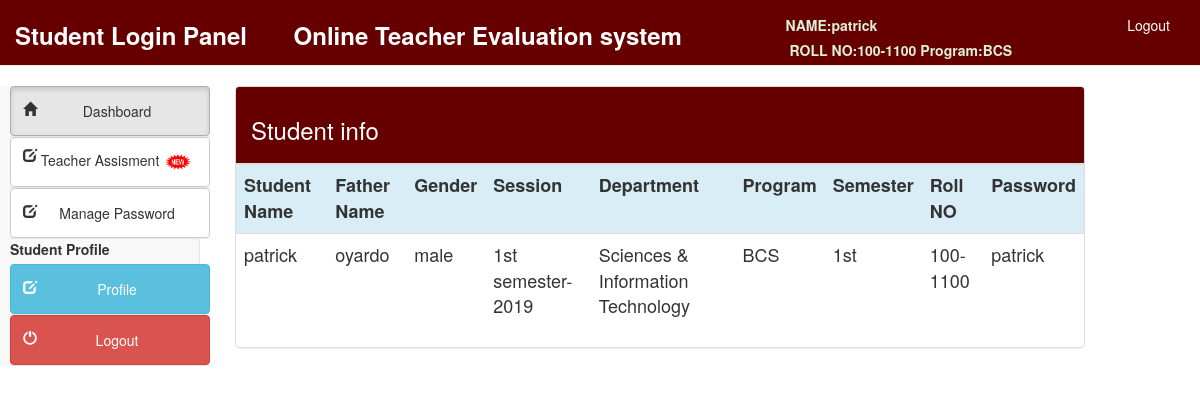
Page /studentlogin/StudentInfo.php (signed in) on the committed database.
### tables this page shows
CREATE TABLE `student` (
  `StudentID` int(15) NOT NULL,
  `StudentName` varchar(50) NOT NULL,
  `FatherName` varchar(50) NOT NULL,
  `Gender` varchar(10) NOT NULL,
  `SessionID` int(11) NOT NULL,
  `ProgramID` int(15) NOT NULL,
  `DepartmentID` int(15) NOT NULL,
  `SemesterID` int(15) NOT NULL,
  `RollNO` varchar(20) NOT NULL,
  `Password` varchar(20) NOT NULL
);

CREATE TABLE `program` (
  `ProgramID` int(15) NOT NULL,
  `ProgramName` varchar(50) NOT NULL,
  `DepartmentID` int(15) NOT NULL,
  `Semesters` int(10) NOT NULL
);

CREATE TABLE `session` (
  `SessionID` int(11) NOT NULL,
  `SessionName` varchar(50) NOT NULL
);

CREATE TABLE `department` (
  `DepartmentID` int(15) NOT NULL,
  `DepartmentName` varchar(150) NOT NULL
);

CREATE TABLE `semester` (
  `semester_id` int(11) NOT NULL,
  `semester` varchar(50) NOT NULL
);

### studentlogin/StudentInfo.php (the view, shortened to what this page needs)
<?php
include("connection.php");
$user_id=$_SESSION['user_id'];
?>
<!DOCTYPE html>
<html lang="en">
<head>
<link href="style/css/bootstrap.min.css" rel="stylesheet">
<link href="style/css/k.css" rel="stylesheet">
</head>
<body>
 		<div class="row">
  	    <?php include("include/header.php");?>
        <div class="container-fluid">
   		<?php include ("include/side_bar.php");?>
                <div class="col-md-9 content">
                    <div class="panel panel-default" style="margin-left:20px">
                <div class="panel-heading" style="background-color:#660000">
                <h3 style="color:white">Student info</h3>
                        </div>
    <div class='table-responsive'>
            <div style="overflow-x:scroll;">
    <table class="table table-striped " style="font-size:18px;margin-left:px">
            <tr class="info">
                <th>Student Name</th>
                <th>Father Name</th>
                <th>Gender</th>
                <th>Session </th>
                <th>Department </th>
                <th>Program</th>
                <th>Semester</th>
                <th>Roll NO</th>
                <th>Password</th>
                </tr>
     <?php
$result=mysqli_query($connection,"select StudentID,StudentName,FatherName,Gender,SessionName,DepartmentName,ProgramName,semester,RollNO,Password from student
inner join session on session.SessionID = student.SessionID
inner join department on student.DepartmentID = department.DepartmentID
inner join program on student.ProgramID = program.ProgramID
inner join semester on student.SemesterID = semester.semester_id where StudentID='$user_id'")or die ("query 2 incorrect.......");
while(list($StudentID,$StudentName,$FatherName,$Gender,$SessionName,$DepartmentName,$ProgramName,$SemesterName,$RollNO,$Password)=mysqli_fetch_array($result))
{
echo "<tr><td>$StudentName</td><td>$FatherName</td><td>$Gender</td><td>$SessionName</td><td>$DepartmentName</td><td>$ProgramName</td><td>$SemesterName</td><td>$RollNO</td><td>$Password</td>";
}
?>
                    </table>
                </div>
            </div>
            </div>
            </div>
        </div>
    </body>
</html>

### studentlogin/include/header.php (shortened to what this page needs)
<div class="container-fluid">
<nav class="navbar navbar-default navbar-static-top">
	<div class="navbar-header" style="background-color:#660000">
			<a class="navbar-brand" href="#" style="font-size:24px; margin-top:10px">
                <b style="color:white">Student Login Panel &nbsp;&nbsp;&nbsp;&nbsp;&nbsp; Online Teacher Evaluation system </b>		</a>	</div>
<div class="collapse navbar-collapse" style="background-color:#660000">
         <?php
    $query=mysqli_query($connection,"select StudentName,RollNO,ProgramName from student
    inner join program on student.ProgramID = program.ProgramID
    where StudentID='$user_id'")or die ("query 1 incorrect.......");
list($StudentName,$RollNO,$ProgramName)=mysqli_fetch_array($query);
?>
<ul class="nav navbar-nav navbar-right">
<li class="dropdown">
    <li style="margin-right:100px;margin-top:15px;color:#dff0d8" ><label>NAME:</label><strong><?php echo $StudentName; ?></strong> <br><label></label><label></label>
        <label>ROLL NO:</label><strong><?php echo $RollNO; ?></strong>
          <label>Program:</label><strong><?php echo $ProgramName; ?></strong>
    </li>
        <li style="margin-right:30px"><a href="logout.php" style="color:white">Logout</a></li>
	</ul>
	  </div>
  </div>

### rows in the picture
student: StudentName "patrick", RollNO "100-1100", ProgramID.ProgramName "BCS", FatherName "oyardo", Gender "male", SessionID.SessionName "1st semester-2019", DepartmentID.DepartmentName "Sciences & Information Technology", SemesterID.semester "1st", Password "patrick"
